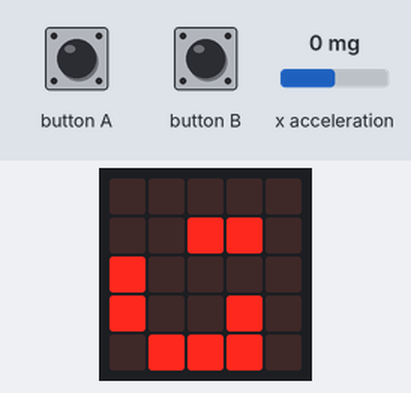
Bench run of a program on a simulated BBC micro:bit (MakeCode). Shown: the board's 5×5 LED display. The test bench sets the inputs (shaded band); at power-on: x acceleration 0 mg. Random numbers come from a fixed seed.

Above: at 1.2 s.
1.3 s: button A pressed for 0.15 s
At 2.1 s:
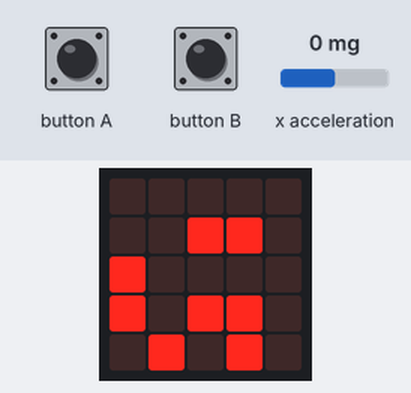
2.9 s: button A pressed for 0.15 s
At 3.3 s:
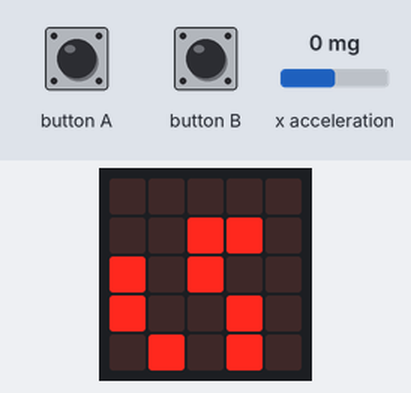
4.5 s: x acceleration set to 562 mg
6.0 s: x acceleration set to 655 mg
At 7.1 s:
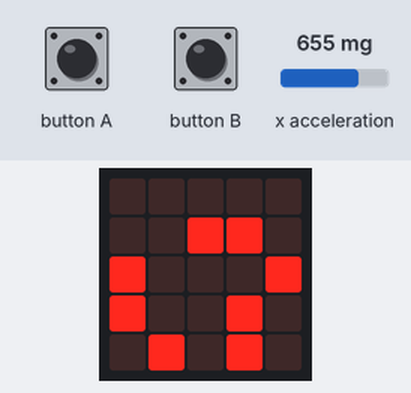
7.5 s: button B pressed for 0.15 s
At 8.0 s:
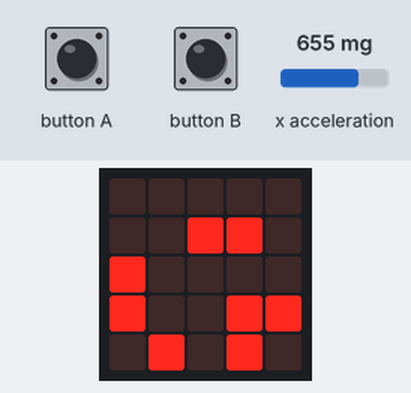
9.1 s: button B pressed for 0.15 s
At 10.4 s:
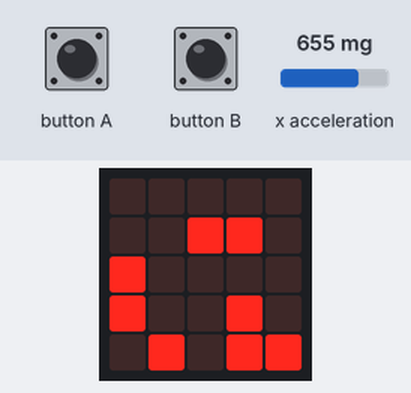
Timing chart, 0 to 11.7 s (numbered marks = the images above; inputs shaded):
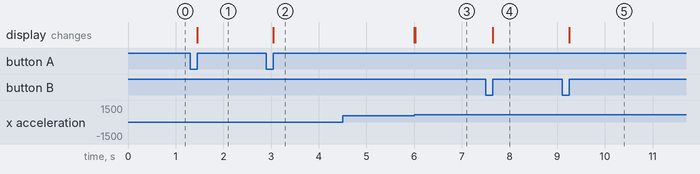

The program:

main.ts
```typescript
function nuevo_enemigo () {
    for (let index = 0; index < 10; index++) {
        list.unshift(game.createSprite(randint(0, 4), randint(0, 4)))
    }
}
input.onButtonPressed(Button.A, function () {
    cuadrado.change(LedSpriteProperty.Y, -1)
})
input.onButtonPressed(Button.B, function () {
    cuadrado.change(LedSpriteProperty.Y, 1)
})
let list: game.LedSprite[] = []
let cuadrado: game.LedSprite = null
basic.clearScreen()
cuadrado = game.createSprite(2, 4)
let tiempo = 500
nuevo_enemigo()
basic.forever(function () {
    if (input.acceleration(Dimension.X) > 600) {
        cuadrado.change(LedSpriteProperty.X, 1)
    }
    if (input.acceleration(Dimension.X) < -600) {
        cuadrado.change(LedSpriteProperty.X, -1)
    }
    for (let value of list) {
        if (cuadrado.isTouching(value)) {
            game.addScore(-1)
            cuadrado.delete()
            game.gameOver()
        }
    }
})
```

test.ts
```typescript
// aquí va el archivo "tests"; esto no se compilará cuando este paquete se utilice como una extensión.
```

Measured:
- the behaviour switches between 600 and 601 mg on x acceleration (found by bisection; images 2 and 3)
- after the input at 1.3 s, the display: changes after 0.15 s (image 1)
- after the input at 2.9 s, the display: changes after 0.15 s (image 2)
- after the input at 4.5 s, every drawn part: stays the same
- after the input at 6.0 s, the display: first changes at once (image 3 shows a later state)
- after the input at 7.5 s, the display: changes after 0.15 s (image 4)
- after the input at 9.1 s, the display: changes after 0.15 s (image 5)
